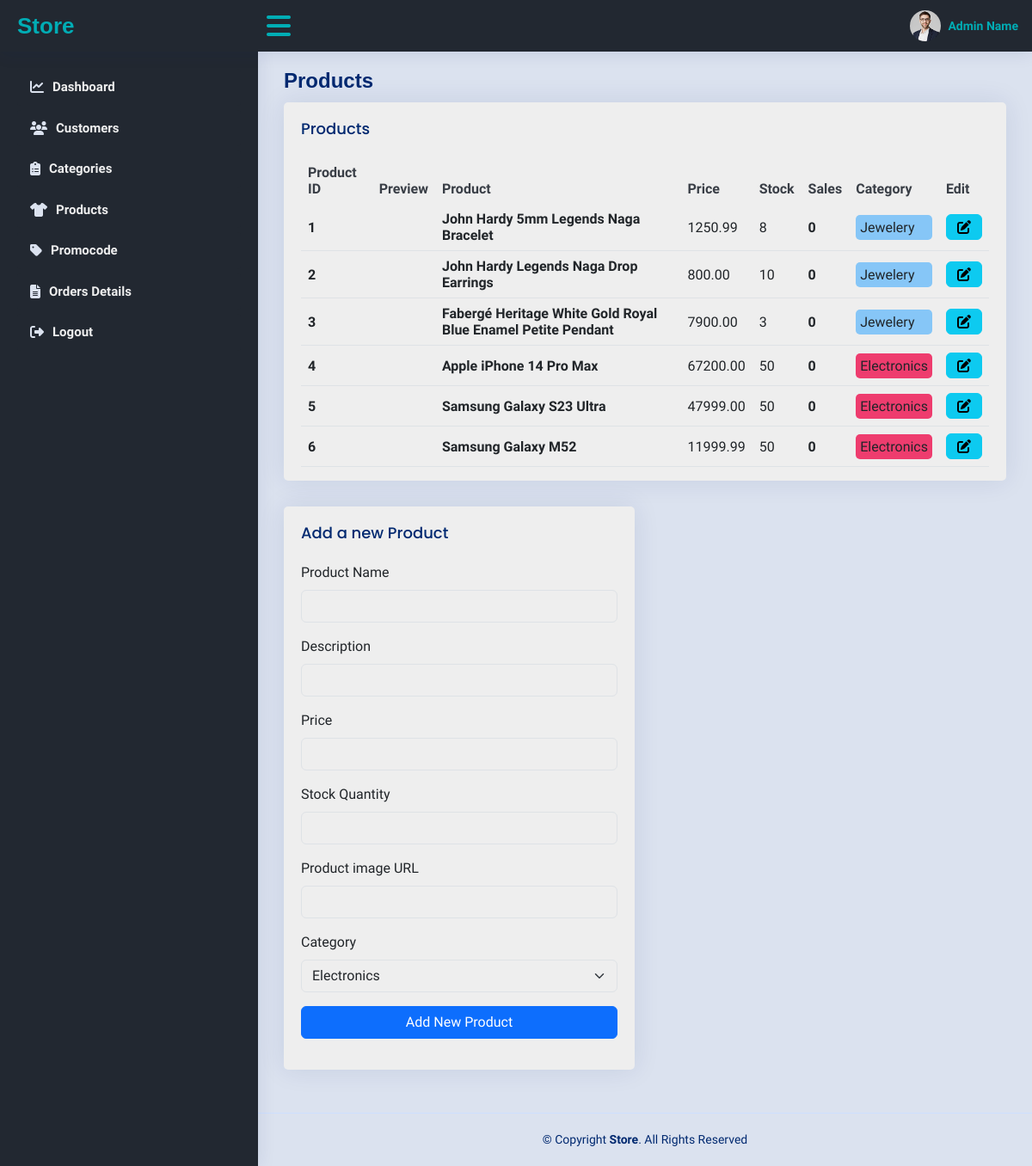
Page /Views/Products.php on the committed database.
### tables this page shows
CREATE TABLE Products (
    productID INT PRIMARY KEY AUTO_INCREMENT,
    productName VARCHAR(255),
    description TEXT,
    price DECIMAL(10, 2),
    stockQuantity INT,
    numSales INT DEFAULT 0,
    categoryID INT,
    FOREIGN KEY (CategoryID) REFERENCES Categories(CategoryID)
);

CREATE TABLE Categories (
    categoryID INT PRIMARY KEY AUTO_INCREMENT,
    categoryName VARCHAR(255),
    imgURL VARCHAR(255)
);

### Models/DBManager.php (called while the page is built, shortened)
<?php
class DBManager {
    private static $instance = null;
    public $conn;
    public static function getInstance() {
        if (!self::$instance) {
            self::$instance = new DBManager();
        }
        return self::$instance;
    }
    private function connect($servername, $username, $password, $dbname) {
        $this->conn = new mysqli($servername, $username, $password, $dbname);
    }
    public function select($stmt){
        $result=$this->conn->query($stmt);
        if($result->num_rows>0){
            while($row=$result->fetch_all(MYSQLI_ASSOC)){
                return $row;
            }
        }else{
            return false;
        }
    }
}
?>

### Views/Products.php (the view, shortened to what this page needs)
<?php
require_once './../Shared/Links.php';
require_once './../Shared/Header.php';
require_once './../Shared/Sidebar.php';
require_once __DIR__ . "../../Models/DBManager.php";
?>
<?php
$db = DBManager::getInstance();
$prods = $db->select("SELECT p.productID, p.productName, p.price, p.stockQuantity, p.numSales, p.categoryID, p.imgURL, c.categoryName FROM Products p JOIN Categories c ON p.categoryID = c.categoryID");
$cats = $db->select("SELECT * FROM Categories");
?>
<main id="main" class="main">
    <div class="pagetitle">
        <h1>Products</h1>
    </div>
    <section class="section dashboard">
        <div class="row">
            <div class="col-lg-12">
                <div class="row">
                    <div class="col-12">
                        <div class="card top-selling overflow-auto">
                            <div class="card-body pb-0">
                                <h5 class="card-title">Products</h5>
                                <table class="table table-border">
                                    <thead>
                                        <tr>
                                            <th>Product ID</th>
                                            <th>Preview</th>
                                            <th>Product</th>
                                            <th>Price</th>
                                            <th>Stock</th>
                                            <th>Sales</th>
                                            <th>Category</th>
                                            <th>Edit</th>
                                        </tr>
                                    </thead>
                                    <?php
                                    function getCategoryColor($categoryName)
                                    {
                                        $hash = md5($categoryName);
                                        return '#' . substr($hash, 0, 6);
                                    }
                                    ?>
                                    <?php foreach ($prods as $row) : ?>
                                        <tbody>
                                            <tr>
                                                <td><span class="fw-bold"><?php echo $row['productID']; ?></span></td>
                                                <th><span><img src="<?php echo $row['imgURL']; ?>" alt=""></span></th>
                                                <td><span class="fw-bold"><?php echo $row['productName']; ?></span></td>
                                                <td><?php echo $row['price']; ?></td>
                                                <td><?php echo $row['stockQuantity']; ?></td>
                                                <td class="fw-bold"><?php echo $row['numSales']; ?></td>
                                                <td>
                                                    <div style="background-color: <?php echo getCategoryColor($row['categoryName']); ?>; padding: 5px; border-radius: 5px;"><?php echo $row['categoryName']; ?></div>
                                                </td>
                                                <td>
                                                    <a href= "EditProduct.php?productID=<?php echo $row['productID']; ?>">
                                                    <button class="btn btn-info"><i class="fa-solid fa-pen-to-square"></i></button>
                                                    </a>
                                                </td>
                                            </tr>
                                        </tbody>
                                    <?php endforeach; ?>
                                </table>
                            </div>
                        </div>
                    </div>
                </div>
            </div>
            <div class="col-lg-6">
                <div class="card">
                    <div class="card-body">
                        <h5 class="card-title">Add a new Product</h5>
                        <form class="row g-3" method="post">
                            <div class="col-12">
                                <label for="productName" class="form-label">Product Name</label>
                                <input type="text" class="form-control" name="productName" required>
                            </div>
                            <div class="col-12">
                                <label for="description" class="form-label">Description</label>
                                <input type="text" class="form-control" name="description" minlength="30" required>
                            </div>
                            <div class="col-12">
                                <label for="price" class="form-label">Price</label>
                                <input type="number" class="form-control" name="price" required min="1">
                            </div>
                            <div class="col-12">
                                <label for="stockQuantity" class="form-label">Stock Quantity</label>
                                <input type="number" class="form-control" name="stockQuantity" min="1" required>
                            </div>
                            <div class="col-12">
                                <label for="proImgURL" class="form-label">Product image URL</label>
                                <input type="url" class="form-control" name="proImgURL" required>
                            </div>
                            <div class="col-12">
                                <label for="categoryID" class="form-label">Category</label>
                                <select class="form-select" name="categoryID">
                                    <?php foreach ($cats as $cat) : ?>
                                        <option value="<?php echo $cat["categoryID"]; ?>" style="font-size: 30;"><?php echo $cat['categoryName']; ?></option>
                                    <?php endforeach; ?>
                                </select>
                            </div>
                            <div class="text-center">
                                <button type="submit" class="col-12 btn btn-primary">Add New Product</button>
                            </div>
                        </form>
                    </div>
                </div>
            </div>
        </div>
    </section>
</main>
<?php
include_once './../Shared/Footer.php';
?>

### assets/css/style.css (style rules this page uses)
a { color: #4154f1; text-decoration: none; }
h1, h2, h3, h4, h5, h6 { font-family: "Nunito", sans-serif; }
#main { margin-top: 60px; padding: 20px 30px; transition: all 0.3s; }
.pagetitle { margin-bottom: 10px; }
.pagetitle h1 { font-size: 24px; margin-bottom: 0; font-weight: 600; color: #012970; }
.card { margin-bottom: 30px; border: none; border-radius: 5px; box-shadow: 0px 0 30px rgba(1, 41, 112, 0.1); background-color: var(--fourth-color); }
.card-title { padding: 20px 0 15px 0; font-size: 18px; font-weight: 500; color: #012970; font-family: "Poppins", sans-serif; }
.card-body { padding: 0 20px 20px 20px; }
@media (min-width: 1200px) { #main, #footer { margin-left: 300px; } }
.dashboard .top-selling { font-size: 14px; }
.dashboard .top-selling .table thead { background: #f6f6fe; }
.dashboard .top-selling .table thead th { border: 0; }
.dashboard .top-selling .table tbody td { vertical-align: middle; }
table { background-color: var(--fourth-color) !important; }
th { color: var(--two-color-) !important; }
td a { color: var(--one-color-) !important; }

### rows in the picture
products: productID "1", productName "John Hardy 5mm Legends Naga Bracelet", price "1250.99", stockQuantity "8", numSales "0", categoryID.categoryName "Jewelery"
products: productID "2", productName "John Hardy Legends Naga Drop Earrings", price "800.00", stockQuantity "10", numSales "0", categoryID.categoryName "Jewelery"
products: productID "3", productName "Fabergé Heritage White Gold Royal Blue Enamel Petite Pendant", price "7900.00", stockQuantity "3", numSales "0", categoryID.categoryName "Jewelery"
products: productID "4", productName "Apple iPhone 14 Pro Max", price "67200.00", stockQuantity "50", numSales "0", categoryID.categoryName "Electronics"
products: productID "5", productName "Samsung Galaxy S23 Ultra", price "47999.00", stockQuantity "50", numSales "0", categoryID.categoryName "Electronics"
products: productID "6", productName "Samsung Galaxy M52", price "11999.99", stockQuantity "50", numSales "0", categoryID.categoryName "Electronics"

### other values in the picture
form field categoryID "Electronics"
